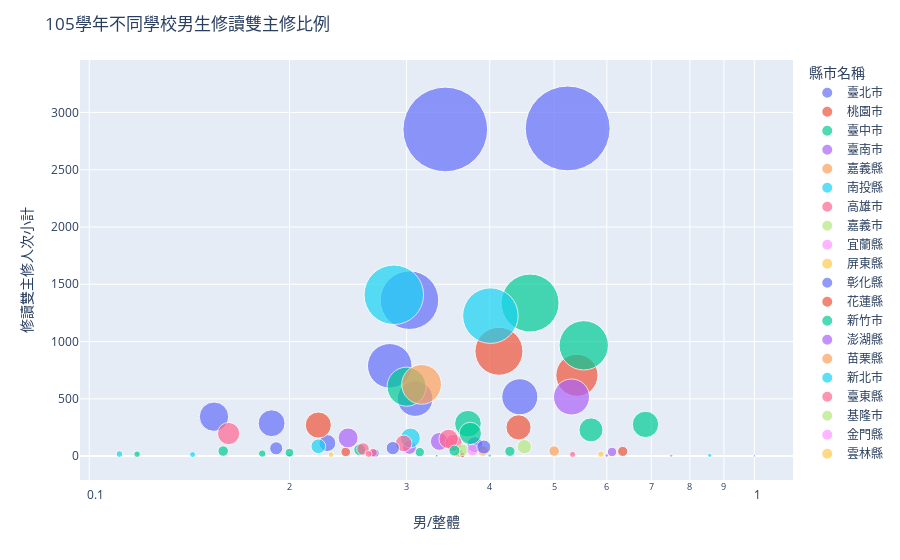
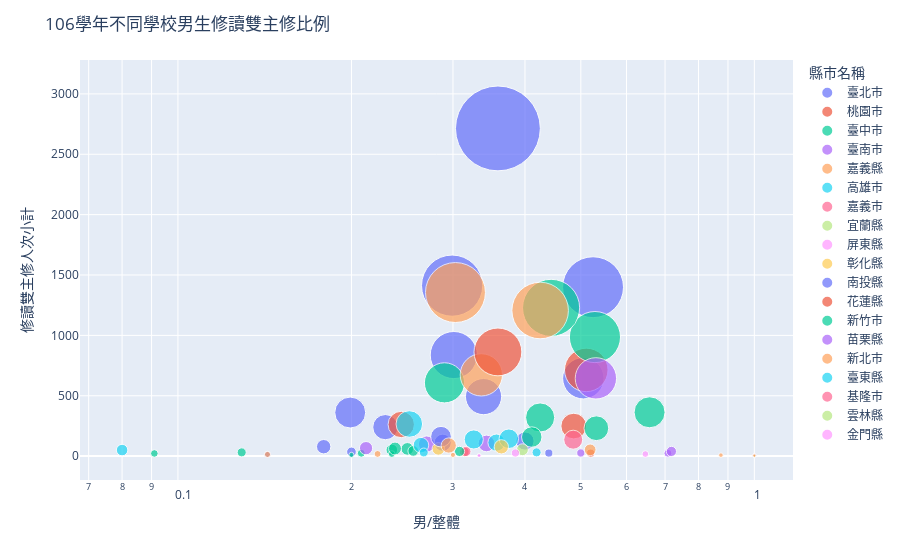
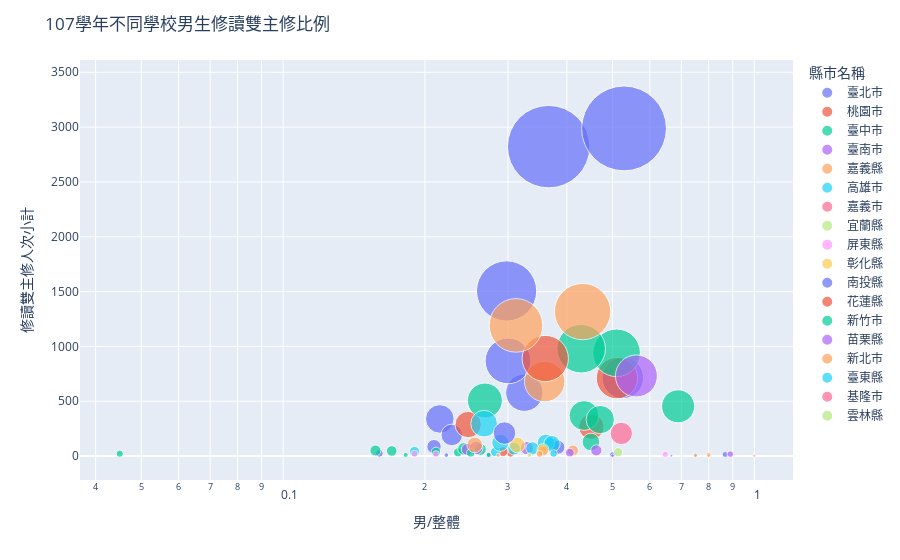
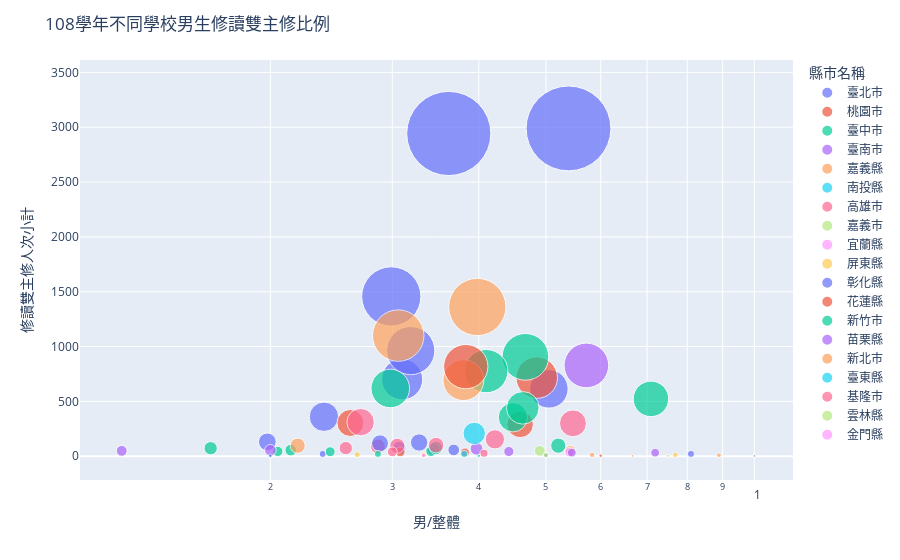

The notebook cell these images were saved under, in order:
### Markdown cell above
105~110學年不同學校男生雙主修的比例(作業看這份)

### Code cell
# 以for迴圈逐一建立圖表
figs = {}
for year in range(105, 110+1):
    fig = px.scatter(collegeyearsex.query(f"學年度=={year}"), x="男/整體", y="修讀雙主修人次小計",
                     size="修讀雙主修人次小計", color="縣市名稱",
                     hover_name="學校名稱", log_x=True, size_max=60)
    fig.update_layout(title=f"{year}學年不同學校男生修讀雙主修比例")
    figs[f'fig{year}'] = fig
for year in range(105, 110+1):
    figs[f'fig{year}'].show()
